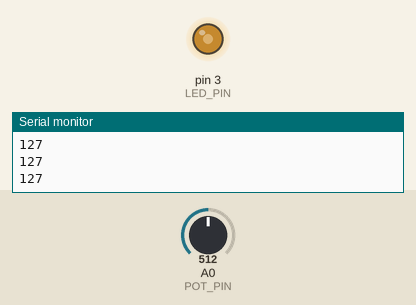
A sketch run on a simulated Arduino Uno, built with avr-gcc and run on an emulated ATmega328P. On the bench: output pins drawn as LEDs (lit = HIGH), the last lines printed to the serial monitor. Inputs (shaded band) come from the test bench; at power-on: A0 (POT_PIN) = 512.

Above: at 1.2 s.
1.3 s: A0 (POT_PIN) set to 716
At 2.4 s:
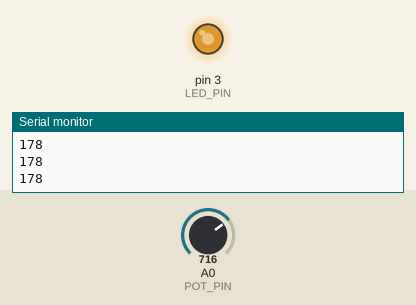
2.8 s: A0 (POT_PIN) set to 900
At 3.7 s:
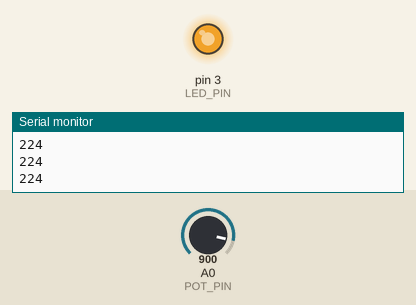
4.3 s: A0 (POT_PIN) set to 122
At 4.7 s:
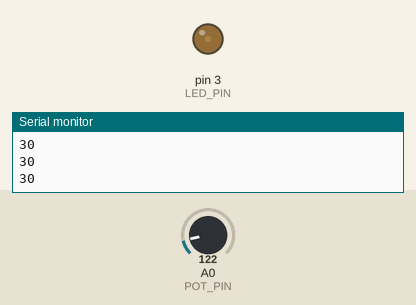
5.8 s: A0 (POT_PIN) set to 0
At 7.0 s:
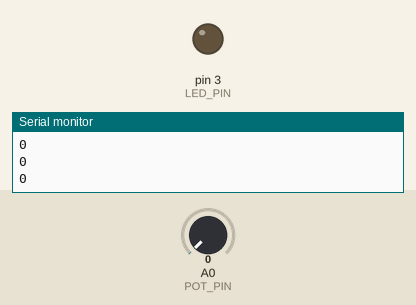
7.3 s: A0 (POT_PIN) set to 511
At 8.2 s:
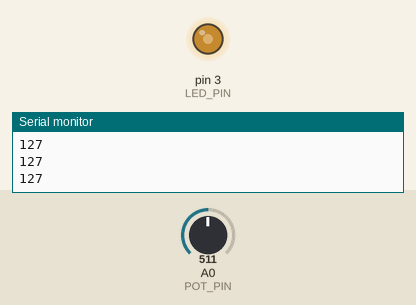
Timing chart, 0 to 9.8 s (numbered marks = the images above; inputs shaded):
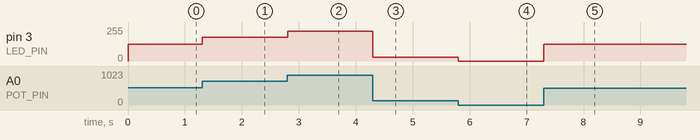

Measured:
- after the input at 1.3 s, pin 3 (LED_PIN): 127/255 → 178/255 at once
- after the input at 2.8 s, pin 3 (LED_PIN): 178/255 → 224/255 at once
- after the input at 4.3 s, pin 3 (LED_PIN): 224/255 → 30/255 at once
- after the input at 5.8 s, pin 3 (LED_PIN): 30/255 → 0/255 at once
- after the input at 7.3 s, pin 3 (LED_PIN): 0/255 → 127/255 at once

The sketch:

potentiometerToControlBuzzer.ino
```cpp
//------------USING POTENTIOMETER TO CONTROL BUZZER-----------//
//buzzer connected to digital pwm pin 9
//const int BUZZER_PIN = 9;
//potentiometer connected to analog pin A0
const int POT_PIN = A0;
const int LED_PIN = 3;

void setup() {
  // initialize BUZZER_PIN as output
  Serial.begin(9600);
  //pinMode (BUZZER_PIN, OUTPUT);
  //initialize POT_PIN as input
  pinMode (POT_PIN, INPUT);
  pinMode (LED_PIN, OUTPUT);
}

void loop() {
  //read potentiometer analog value
  int potVal = analogRead(POT_PIN);
  //int buzVal = analogRead(BUZZER_PIN);
  //scale it to use with buzzer
  potVal = map(potVal, 0, 1023, 0, 255);
  analogWrite(LED_PIN,potVal);
  //write value from potentiometer to buzzer
  //analogWrite (BUZZER_PIN, potVal);
  Serial.println(potVal);
  //Serial.println(buzVal);
}
```
